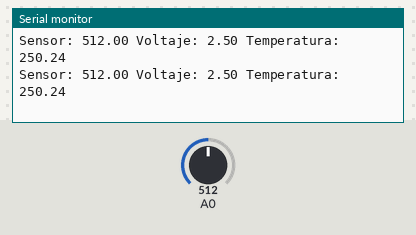
A sketch run on a simulated Arduino Uno, built with avr-gcc and run on an emulated ATmega328P. On the bench: the last lines printed to the serial monitor. Inputs (shaded band) come from the test bench; at power-on: A0 = 512.

Above: at 1.8 s.
1.9 s: A0 set to 716
At 2.4 s:
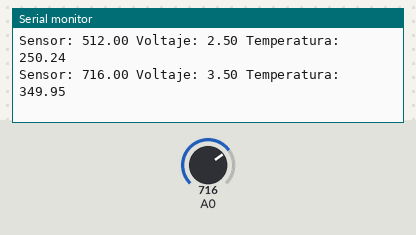
3.4 s: A0 set to 900
At 4.8 s:
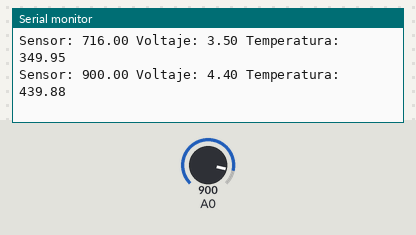
Timing chart, 0 to 6.4 s (numbered marks = the images above; inputs shaded):
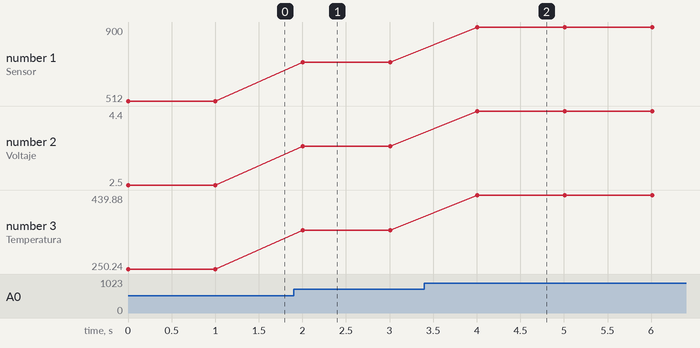

The sketch:

LM35.ino
```cpp
float voltaje = 10, temperatura = 0, valorSensor = 0;

void setup() {
  // put your setup code here, to run once:
  Serial.begin(9600);

}

void loop() {
  // put your main code here, to run repeatedly:

  valorSensor = analogRead(A0);
  voltaje = valorSensor*5/1023;
  temperatura = voltaje/0.01;


  Serial.print("Sensor: ");
  Serial.print(valorSensor);

  Serial.print(" Voltaje: ");
  Serial.print(voltaje);

  Serial.print(" Temperatura: ");
  Serial.println(temperatura);

  delay(1000);


}
```

Measured:
- after the input at 1.9 s, the serial monitor: prints a new line after 0.10 s (image 1)
- after the input at 3.4 s, the serial monitor: prints a new line after 0.61 s (image 2)
- plotted number 1: 512 → 716 after the input at 1.9 s, 716 → 900 after the input at 3.4 s
- plotted number 2: 2.5 → 3.5 after the input at 1.9 s, 3.5 → 4.4 after the input at 3.4 s
- plotted number 3: 250.24 → 349.95 after the input at 1.9 s, 349.95 → 439.88 after the input at 3.4 s
